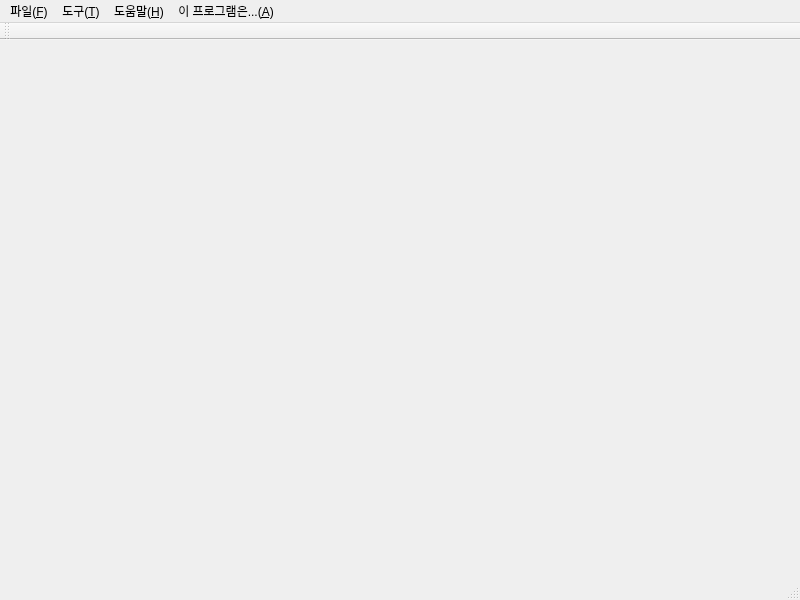
<?xml version="1.0" encoding="UTF-8"?>
<ui version="4.0">
 <class>MainWindow</class>
 <widget class="QMainWindow" name="MainWindow">
  <property name="geometry">
   <rect>
    <x>0</x>
    <y>0</y>
    <width>800</width>
    <height>600</height>
   </rect>
  </property>
  <property name="windowTitle">
   <string>MainWindow</string>
  </property>
  <widget class="QWidget" name="centralwidget"/>
  <widget class="QMenuBar" name="menubar">
   <property name="geometry">
    <rect>
     <x>0</x>
     <y>0</y>
     <width>800</width>
     <height>21</height>
    </rect>
   </property>
   <widget class="QMenu" name="menu_File">
    <property name="title">
     <string>파일(&amp;F)</string>
    </property>
    <addaction name="action_New"/>
    <addaction name="action_O"/>
    <addaction name="action_S"/>
    <addaction name="separator"/>
    <addaction name="action_X"/>
   </widget>
   <widget class="QMenu" name="menu_T">
    <property name="title">
     <string>도구(&amp;T)</string>
    </property>
    <widget class="QMenu" name="menu_P">
     <property name="title">
      <string>펜(&amp;P)</string>
     </property>
     <addaction name="actionRed_R"/>
     <addaction name="actionGreen_G"/>
     <addaction name="actionBlue_B"/>
    </widget>
    <addaction name="menu_P"/>
   </widget>
   <widget class="QMenu" name="menu_H">
    <property name="title">
     <string>도움말(&amp;H)</string>
    </property>
   </widget>
   <widget class="QMenu" name="menu_A">
    <property name="title">
     <string>이 프로그램은...(&amp;A)</string>
    </property>
   </widget>
   <addaction name="menu_File"/>
   <addaction name="menu_T"/>
   <addaction name="menu_H"/>
   <addaction name="menu_A"/>
  </widget>
  <widget class="QStatusBar" name="statusbar"/>
  <widget class="QToolBar" name="toolBar">
   <property name="windowTitle">
    <string>toolBar</string>
   </property>
   <attribute name="toolBarArea">
    <enum>TopToolBarArea</enum>
   </attribute>
   <attribute name="toolBarBreak">
    <bool>false</bool>
   </attribute>
  </widget>
  <action name="actionRed_R">
   <property name="text">
    <string>Red(&amp;R)</string>
   </property>
  </action>
  <action name="actionGreen_G">
   <property name="text">
    <string>Green(&amp;G)</string>
   </property>
  </action>
  <action name="actionBlue_B">
   <property name="text">
    <string>Blue(&amp;B)</string>
   </property>
  </action>
  <action name="action_New">
   <property name="text">
    <string>새그림(&amp;New)</string>
   </property>
  </action>
  <action name="action_O">
   <property name="text">
    <string>열기(&amp;O)</string>
   </property>
  </action>
  <action name="action_S">
   <property name="text">
    <string>저장(&amp;S)</string>
   </property>
  </action>
  <action name="action_X">
   <property name="text">
    <string>종료(&amp;X)</string>
   </property>
  </action>
 </widget>
 <resources/>
 <connections/>
</ui>
